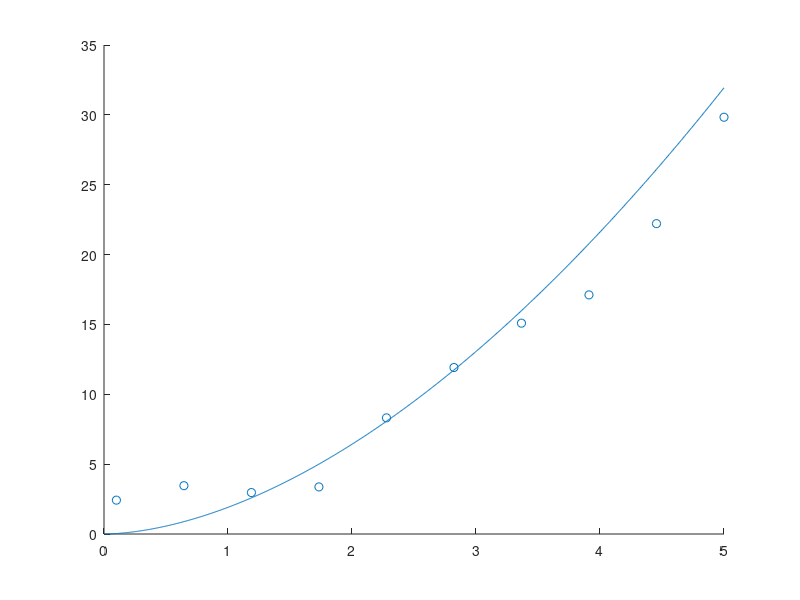

MATLAB code for this plot:
clear all;clc;close all;

% power
a=10;
b=1000;
x=linspace(0.1,5,a);
rnd=5*rand(1,a);
y=x.^2+rnd;

a1=(a*sum(log(x).*log(y))-sum(log(x))*sum(log(y)))/(a*sum(log(x).^2)-(sum(log(x)))^2);
a2=(sum(log(x).^2)*sum(log(y))-sum(log(x))*sum(log(x).*log(y)))/(a*sum(log(x).^2)-(sum(log(x)))^2);
p1=[exp(a1),a2];

x_val=linspace(0,5,b);
y_val=p1(1)*x_val.^p1(2);
figure(1)
scatter(x,y)
hold on
plot(x_val,y_val)

